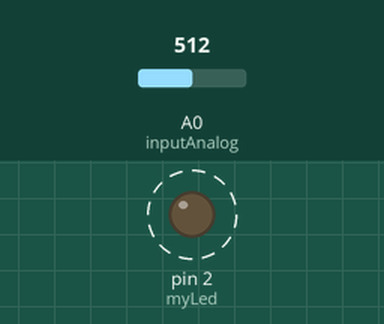
A sketch run on a simulated Arduino Uno, built with avr-gcc and run on an emulated ATmega328P. Shown: output pins drawn as LEDs (lit = HIGH). Dashed ring = blinking. Inputs (shaded band) come from the test bench; at power-on: A0 (inputAnalog) = 512.

Above: at 0.87 s.
1.3 s: A0 (inputAnalog) set to 900
At 1.62 s:
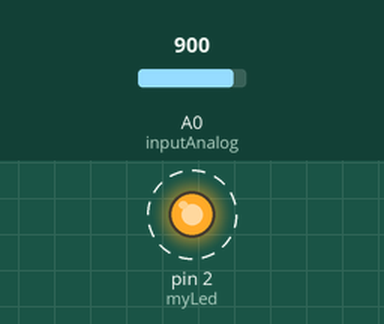
7.3 s: A0 (inputAnalog) set to 1023
At 8.1 s:
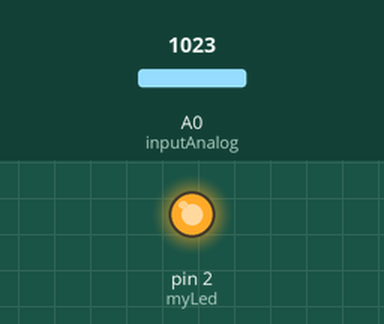
Timing chart, 0 to 10.3 s (numbered marks = the images above; inputs shaded):
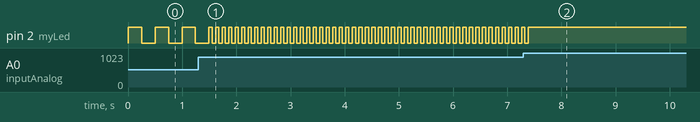

Measured:
- after the input at 1.3 s, pin 2 (myLed): alternates HIGH for 0.06 s and LOW for 0.06 s, starting after 0.26 s
- after the input at 7.3 s, pin 2 (myLed): goes on until 7.4 s, then stays HIGH
- by itself, pin 2 (myLed): alternates HIGH for 0.25 s and LOW for 0.25 s

The sketch:

Reading_analog_input.ino
```cpp
const byte inputAnalog = A0;
const byte myLed = 2;
const int maxDelay = 500;
double value = 0;
bool showValue = false;

void setup() {
  pinMode(myLed, OUTPUT);
  Serial.begin(9600);
}

void loop() {
  // Tomando el valor de la entrada analogica que va de 0 a 1023
  value = analogRead(inputAnalog);
  // Obteniendo el valor en porcentaje de la entrada
  double percentage = value / 1023;
  // Calcular el porcentaje según el retardo máximo definido
  double result = percentage * maxDelay;

  // Invirtiendo el resultado
  result = maxDelay - result;

  ledFlashing(result);
  serialCommunication();
}

void ledFlashing(double ledDelay) {
  digitalWrite(myLed, HIGH);

  if(ledDelay > 10){
    digitalWrite(myLed, HIGH);
    delay(ledDelay);
    digitalWrite(myLed, LOW);
    delay(ledDelay);
  }
}

void serialCommunication(){
  // Verifica si hay datos disponibles
  if(Serial.available() > 0){
    // Lee el byte entrante
    char incomingByte = Serial.read();

    switch(incomingByte){
      case 'S':
        showValue = true;
        break;
      case 'N':
        showValue = false;
        break;
    }
  }

  if(showValue){
    Serial.println(value);
  }
}
```
